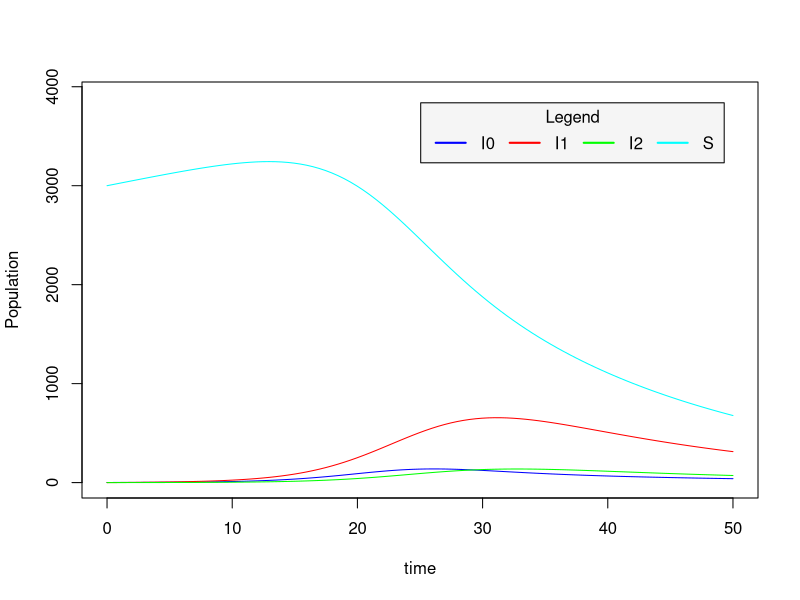

Write R code to recreate this figure.


png("traj.png")

traj <- read.csv('trajSIR3.csv')
x <- traj[,1]
ymax <- max(traj[,2],traj[,3],traj[,4],traj[,5])
plot(x,traj[,2], 'lh', ylim=c(0,ymax*1.20), col='blue', xlab='time',ylab='Population')
lines(x,traj[,3],  col='red')
lines(x,traj[,4], col='green')
lines(x,traj[,5], col='cyan')  

legend("topright",
      inset=.05,
      cex = 1,
      title="Legend",
      c("I0","I1","I2","S"),
      horiz=TRUE,
      lty=c(1,1),
      lwd=c(2,2),
      col=c("blue","red","green","cyan"),
      bg="grey96")


dev.off()
